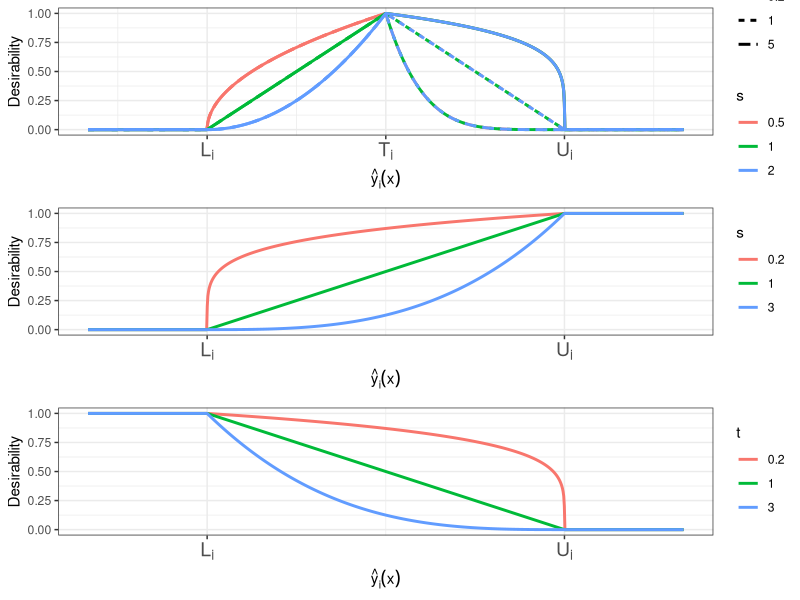

This chart was generated by the following R code:
# Load necessary packages
library(ggplot2)
library(dplyr)
library(gridExtra)

# Define the desirability function
desirability <- function(y_hat, L, T, U, s, t) {
  if (y_hat < L) {
    return(0)
  } else if (y_hat >= L & y_hat < T) {
    return(((y_hat - L) / (T - L)) ^ s)
  } else if (y_hat == T) {
    return(1)
  } else if (y_hat > T & y_hat < U) {
    return(((y_hat - U) / (T - U)) ^ t)
  } else {
    return(0)
  }
}

# Create a dataset with the desirability values for different values of y_hat, s, and t:
y_hat_values <- seq(0, 10, length.out = 1000)
s_values <- c(0.5, 1, 2)
t_values <- c(0.2, 1, 5)

df <- expand.grid(y_hat = y_hat_values, s = s_values, t = t_values)
df <- df %>%
  mutate(st = interaction(s, t, sep = ", "))

L <- 2
T <- 5
U <- 8

df$desirability <-
  mapply(desirability, df$y_hat, L, T, U, df$s, df$t)

# Plot the desirability function using ggplot2
plot1 <-
  ggplot(df,
         aes(
           x = y_hat,
           y = desirability,
           color = factor(s),
           linetype = factor(t)
         )) +
  geom_line(size = 1) +
  labs(
    x = expression(hat(y)[i](x)),
    y = "Desirability",
    color = "s",
    linetype = "t"
  ) +
  scale_color_discrete("s") +
  scale_linetype_discrete("t") +
  scale_x_continuous(
    breaks = c(L, T, U),
    labels = c(expression(L[i]), expression(T[i]),
               expression(U[i]))
  ) +
  theme_bw() +
  theme(legend.position = "right",
        axis.text.x = element_text(size = 14))

# Update the desirability function for maximization
desirability_max <- function(y_hat, L, U, s) {
  if (y_hat < L) {
    return(0)
  } else if (y_hat >= L & y_hat <= U) {
    return(((y_hat - L) / (U - L)) ^ s)
  } else {
    return(1)
  }
}

# Modify the dataset to include the desirability values for the new function
y_hat_values <- seq(0, 10, length.out = 1000)
s_values <- c(0.2, 1, 3)

df_max <- expand.grid(y_hat = y_hat_values, s = s_values)

L <- 2
U <- 8

df_max$desirability <-
  mapply(desirability_max, df_max$y_hat, L, U, df_max$s)

#Modify the ggplot
plot2 <-
  ggplot(df_max, aes(x = y_hat, y = desirability, color = factor(s))) +
  geom_line(size = 1)  +
  labs(x = expression(hat(y)[i](x)),
       y = "Desirability",
       color = "s") +
  scale_color_discrete("s") +
  scale_x_continuous(breaks = c(L, U),
                     labels = c(expression(L[i]), expression(U[i]))) +
  theme_bw() +
  theme(legend.position = "right",
        axis.text.x = element_text(size = 14))


# Update the desirability function for minimization
desirability_min <- function(y_hat, L, U, t) {
  if (y_hat < L) {
    return(1)
  } else if (y_hat >= L & y_hat <= U) {
    return(((U - y_hat) / (U - L)) ^ t)
  } else {
    return(0)
  }
}

# Modify the dataset to include the desirability values for the new function
y_hat_values <- seq(0, 10, length.out = 1000)
t_values <- c(1, 0.2, 3)

df_min <- expand.grid(y_hat = y_hat_values, t = t_values)

L <- 2
U <- 8

df_min$desirability <-
  mapply(desirability_min, df_min$y_hat, L, U, df_min$t)

# Modify the ggplot
plot3 <-
  ggplot(df_min, aes(x = y_hat, y = desirability, color = factor(t))) +
  geom_line(size = 1) +
  labs(x = expression(hat(y)[i](x)),
       y = "Desirability",
       color = "t") +
  scale_color_discrete("t") +
  scale_x_continuous(breaks = c(L, U),
                     labels = c(expression(L[i]), expression(U[i]))) +
  theme_bw() +
  theme(legend.position = "right",
        axis.text.x = element_text(size = 14))

# Combine the three plots into a single column with three rows
grid.arrange(plot1, plot2, plot3, ncol = 1)